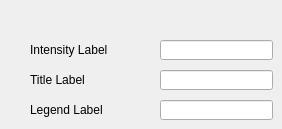
        <widget class="QWidget" name="LabelsTab_2">
         <attribute name="title">
          <string>Labels</string>
         </attribute>
         <widget class="QLineEdit" name="lineEditLabelsLegend">
          <property name="geometry">
           <rect>
            <x>160</x>
            <y>100</y>
            <width>113</width>
            <height>20</height>
           </rect>
          </property>
         </widget>
         <widget class="QLineEdit" name="lineEditLabelsIntensity">
          <property name="geometry">
           <rect>
            <x>160</x>
            <y>40</y>
            <width>113</width>
            <height>20</height>
           </rect>
          </property>
         </widget>
         <widget class="QLabel" name="label_134">
          <property name="geometry">
           <rect>
            <x>30</x>
            <y>100</y>
            <width>111</width>
            <height>20</height>
           </rect>
          </property>
          <property name="text">
           <string>Legend Label</string>
          </property>
         </widget>
         <widget class="QLabel" name="label_135">
          <property name="geometry">
           <rect>
            <x>30</x>
            <y>70</y>
            <width>101</width>
            <height>20</height>
           </rect>
          </property>
          <property name="text">
           <string>Title Label</string>
          </property>
         </widget>
         <widget class="QLabel" name="label_136">
          <property name="geometry">
           <rect>
            <x>30</x>
            <y>40</y>
            <width>121</width>
            <height>20</height>
           </rect>
          </property>
          <property name="text">
           <string>Intensity Label</string>
          </property>
         </widget>
         <widget class="QLineEdit" name="lineEditLabelsTitle">
          <property name="geometry">
           <rect>
            <x>160</x>
            <y>70</y>
            <width>113</width>
            <height>20</height>
           </rect>
          </property>
         </widget>
        </widget>
